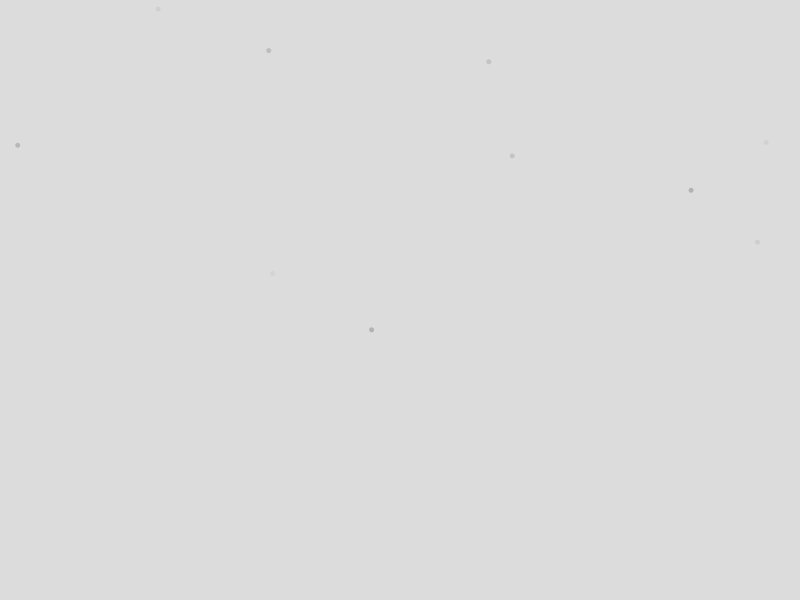
Frame 1 (no input)
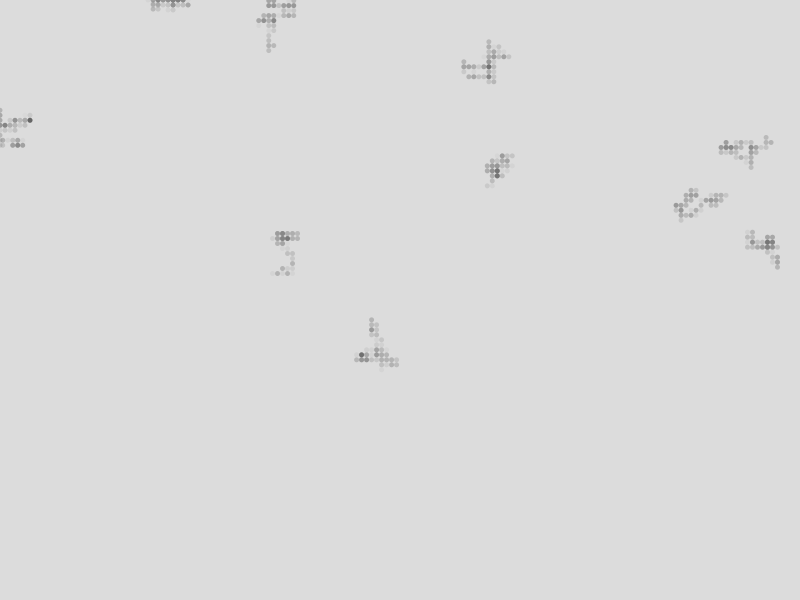
Frame 60 (the mouse pressed at the canvas centre just before this capture)
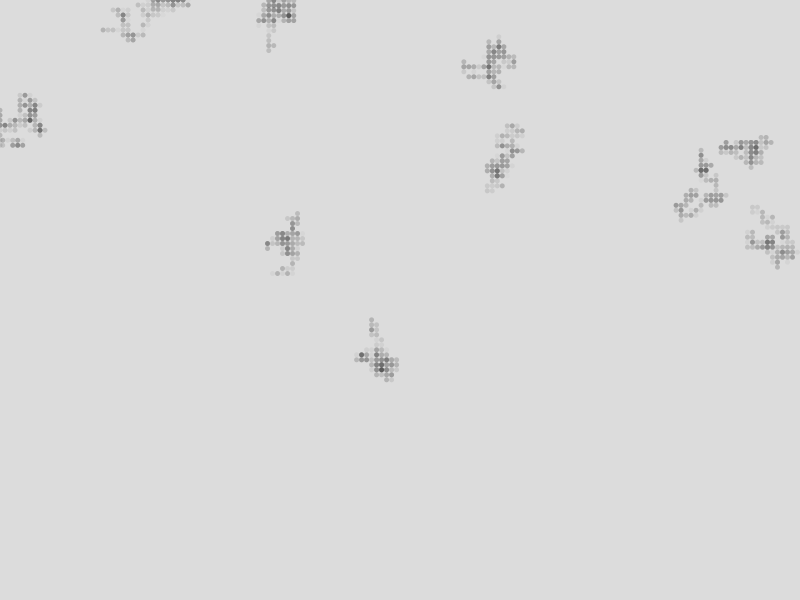
Frame 120 (the mouse held since frame 60 and released just before this capture)

The Processing sketch that drew these frames (run headless with seeded random() and noise(); from frame 60 on, the mouse is pressed at the canvas centre):

// Processing sketch: processing_139337
// ── processing_139337.pde

/*
based in Daniel Shiffman Walker. + Collisions + Arrays.
Ohio State University, ART3001, SP14
Florence Gouvrit www.gouvrit.org
EX. 4/5 - This example is about creating objects Arrays. Collisions added in next example 5/5
*/

//Walker w1;                   //here you would declare only 1 walker
Walker[] w = new Walker [10];  //instead we declare 1 array of 10 walkers

void setup(){
  size(800,600);
  background(220);
  frameRate(20);
    
//CREATE OBJECTS
//  w1 = new Walker();               //here ou would initialize only 1 walker
 for (int i = 0; i < w.length; i ++ ) {    // instead, we initialize each walker with a for loop.
    w[i] = new Walker(); 
  }//--end loop: ini
}//--end setup()

void draw(){
  for (int i = 0; i < w.length; i++ ) { // simple functions run through a for loop.
  w[i].walk();
  w[i].display();
  }//--end loop: functions
  
  
  if (keyPressed)         //Press R to restart
  if (key == 'r' || key == 'R') {
  setup();
} //--end keyPressed


}//--end draw()

class Walker {

  float x;
  float y;
  int s;

  //constructor
  Walker() {
    x = random(width);
    y = random(height);
    s = 5;
  }


  void display() {
    noStroke();
    fill(random(200), 50);
    ellipse(x, y, s, s);
  }

  void walk() {
    int option = int(random(4));
    if (option == 0) {
      x = x + s;
    } else if (option == 1) {
      x = x - s;
    } else if (option == 2) {
      y = y + s;
    } else {
      y = y - s;
    }      
     
  
  
  x = constrain(x,0,width);
  y = constrain(y,0,height);  
    }
  
}
  
